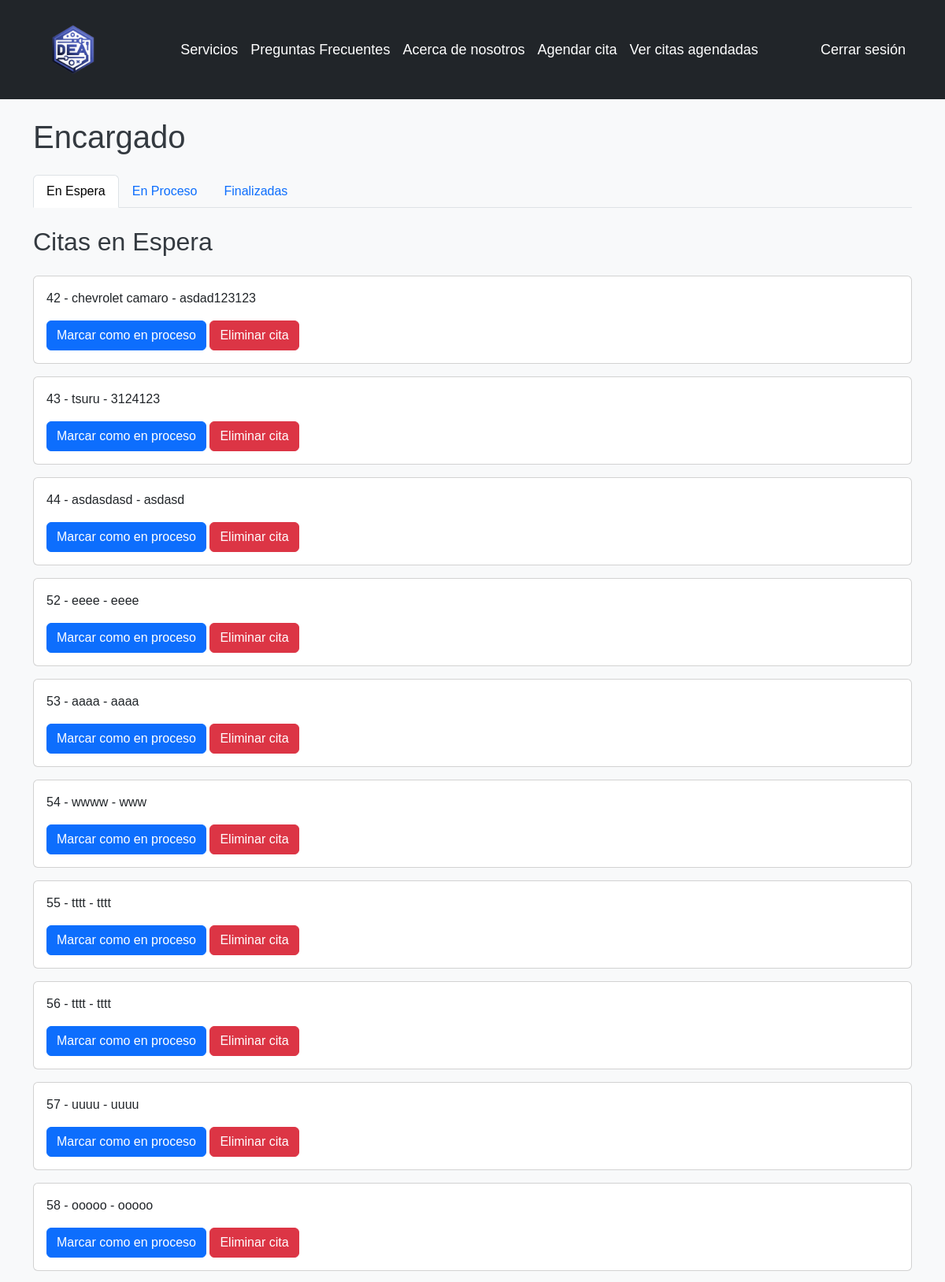
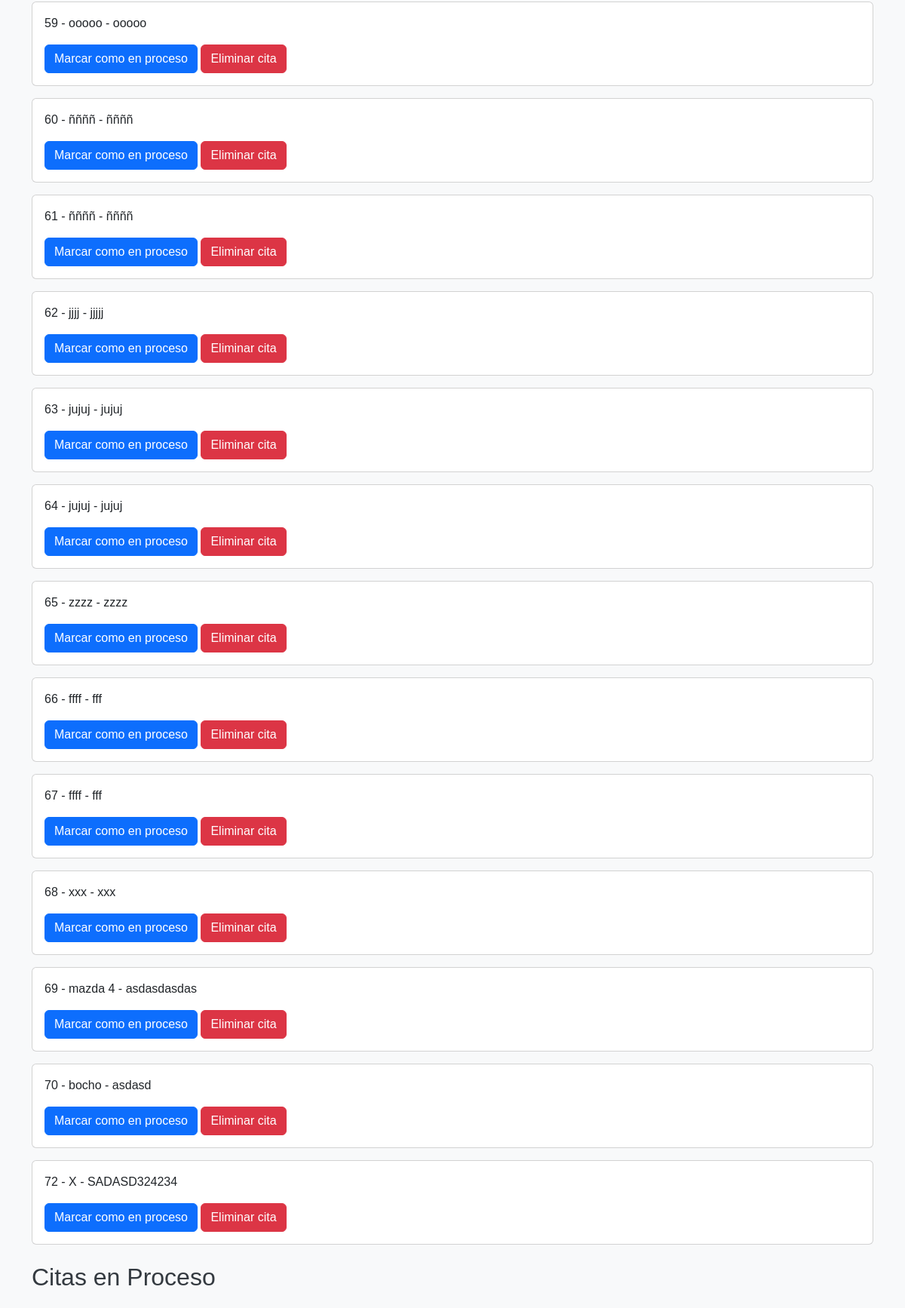
Screenshot of /panel_encargado/ (signed in, upper part) with the database file from the repository (2 pictures, top to bottom).
### autenticacion/models.py (models this page shows)
class Cita(models.Model):
    usuario = models.ForeignKey(User, on_delete=models.CASCADE)
    modelo_carro = models.CharField(max_length=100)
    color = models.CharField(max_length=100)
    placas = models.CharField(max_length=20)
    fecha = models.DateField()
    hora = models.TimeField()
    estado = models.CharField(max_length=50, default='pendiente')
    retroalimentacion = models.TextField(null=True, blank=True)
    servicios = models.ManyToManyField(Servicio, through='DetalleCita')
    def __str__(self):
        return f"Cita {self.id} - {self.modelo_carro}"

### autenticacion/views.py (the view)
# urls.py: path('panel_encargado/', v_auth.panel_encargado, name='panel_encargado'),
@login_required
def panel_encargado(request):
    citas_pendientes = Cita.objects.filter(estado='pendiente')
    citas_en_proceso = Cita.objects.filter(estado='en proceso')
    citas_finalizadas = Cita.objects.filter(estado='finalizada')
    print("Citas en espera: ",citas_pendientes.count())
    for cita1 in citas_pendientes:
        print(cita1)
    print("Citas en proceso: ", citas_en_proceso.count())
    for cita2 in citas_en_proceso:
        print(cita2)
    print("Citas finalizadas: " , citas_en_proceso.count())
    for cita3 in citas_en_proceso:
        print(cita3)
    return render(request, 'panelEncargado.html', {
        'citas_en_espera': citas_pendientes,
        'citas_en_proceso': citas_en_proceso,
        'citas_finalizadas': citas_finalizadas
    })

### main/templates/panelEncargado.html (shortened to what this page needs)
<!DOCTYPE html>
<html lang="en">
<head>
    {% extends 'layouts/base.html' %}
    {% block content %}
    <div class="container">
        <h1 class="my-4">Encargado</h1>
        <div class="nav nav-tabs">
            <button class="nav-link tablinks active" onclick="showCitas(event, 'en_espera')">En Espera</button>
            <button class="nav-link tablinks" onclick="showCitas(event, 'en_proceso')">En Proceso</button>
            <button class="nav-link tablinks" onclick="showCitas(event, 'finalizadas')">Finalizadas</button>
        </div>
        <div id="en_espera" class="tabcontent" style="display: block;">
            <h2 class="my-4">Citas en Espera</h2>
            {% for cita in citas_en_espera %}
                <div class="card mb-3">
                    <div class="card-body">
                        <p class="card-text">{{ cita.id }} - {{cita.modelo_carro}} - {{cita.placas}}</p>
                        <form action="{% url 'modificar_estado_cita' cita.id %}" method="post" class="d-inline">
                            <button type="submit" class="btn btn-primary" onclick="return confirm('¿Estás seguro de modificar el estado de la cita?')">Marcar como en proceso</button>
                        </form>
                        <form action="{% url 'eliminar_cita' cita.id %}" method="post" class="d-inline">
                            <button type="submit" class="btn btn-danger" onclick="return confirm('¿Estás seguro de eliminar la cita?')">Eliminar cita</button>
                        </form>
                    </div>
                </div>
            {% endfor %}
        </div>
        <div id="en_proceso" class="tabcontent">
            <h2 class="my-4">Citas en Proceso</h2>
        </div>
    </div>
    {% endblock %}

### main/templates/layouts/base.html (style rules this page uses)
body { font-family: Arial, sans-serif; background-color: #f8f9fa; color: #343a40; }

### rows the page displays
Cita: id "42", modelo_carro "chevrolet camaro", placas "asdad123123"
Cita: id "43", modelo_carro "tsuru", placas "3124123"
Cita: id "44", modelo_carro "asdasdasd", placas "asdasd"
Cita: id "52", modelo_carro "eeee", placas "eeee"
Cita: id "53", modelo_carro "aaaa", placas "aaaa"
Cita: id "54", modelo_carro "wwww", placas "www"
Cita: id "55", modelo_carro "tttt", placas "tttt"
Cita: id "56", modelo_carro "tttt", placas "tttt"
Cita: id "57", modelo_carro "uuuu", placas "uuuu"
Cita: id "58", modelo_carro "ooooo", placas "ooooo"
Cita: id "59", modelo_carro "ooooo", placas "ooooo"
Cita: id "60", modelo_carro "ññññ", placas "ññññ"
Cita: id "61", modelo_carro "ññññ", placas "ññññ"
Cita: id "62", modelo_carro "jjjj", placas "jjjjj"
Cita: id "63", modelo_carro "jujuj", placas "jujuj"
Cita: id "64", modelo_carro "jujuj", placas "jujuj"
Cita: id "65", modelo_carro "zzzz", placas "zzzz"
Cita: id "66", modelo_carro "ffff", placas "fff"
Cita: id "67", modelo_carro "ffff", placas "fff"
Cita: id "68", modelo_carro "xxx", placas "xxx"
Cita: id "69", modelo_carro "mazda 4", placas "asdasdasdas"
Cita: id "70", modelo_carro "bocho", placas "asdasd"
Cita: id "72", modelo_carro "X", placas "SADASD324234"
